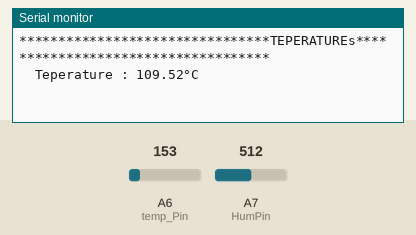
Simulated run of this sketch. Board: Arduino Mega 2560, built with avr-gcc and run on an emulated ATmega2560. Shown: the last lines printed to the serial monitor. Inputs (shaded band) come from the test bench; at power-on: A6 (temp_Pin) = 153, A7 (HumPin) = 512.

Above: at 1.2 s.
1.3 s: A6 (temp_Pin) set to 165
At 2.1 s:
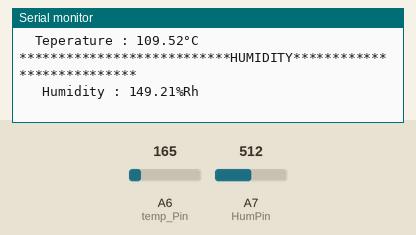
2.8 s: A7 (HumPin) set to 716
At 3.65 s:
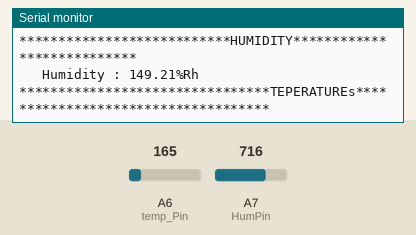
4.3 s: A6 (temp_Pin) set to 175
At 5.6 s:
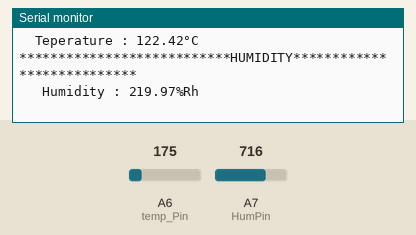
5.8 s: A7 (HumPin) set to 900
At 7.49 s:
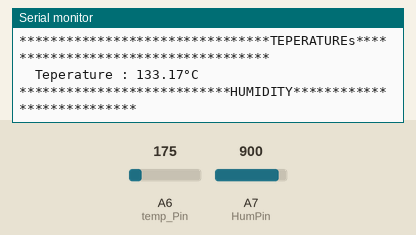
Timing chart, 0 to 8.3 s (numbered marks = the images above; inputs shaded):
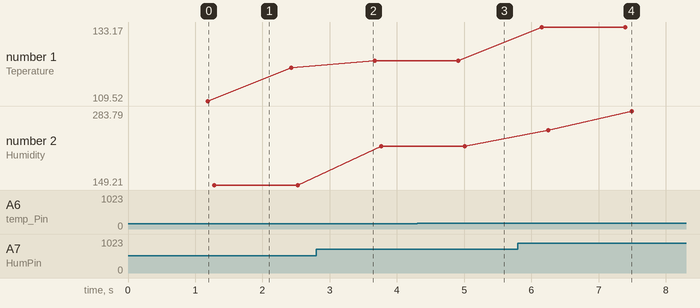

The sketch:

Scienteic_Temp_Humi_Sensor.ino
```cpp
const int temp_Pin=A6;
const int HumPin = A7;


void setup() {
Serial.begin(9600);
Serial3.begin(115200);


}

void loop() {
 float tempearture = temp();
 float humidity = Hum();


 Serial.println("********************************TEPERATUREs************************************ ") ;
 Serial.print("  Teperature : ") ;
 Serial.print(tempearture);
 Serial.println("°C");

 Serial.println("***************************HUMIDITY***************************") ;
 Serial.print("   Humidity : ") ;
 Serial.print(humidity);
 Serial.println("%Rh");
}

float temp ()
{
  float sumTemp = 0;
  for(int i=0;i<=10;i++)
  {
      int t = analogRead(temp_Pin);
      float Temp_Volage = (t * (5.0/1023));
      float temp = (((2.0*Temp_Volage) - 0.5)*100);
      sumTemp += temp;
      delay(50);
  }

  return (sumTemp/10);
}

float Hum ()
{
   float sumHum = 0;
  for(int i=0;i<=10;i++)
  {
      int h = analogRead(HumPin);
      float Hum_Volage =(h * (5.0/1023));
      float Humi = (((2.0*Hum_Volage / 5.0)-0.16)/0.0062);
      sumHum += Humi;
      delay(50);
  }

  return (sumHum/10);
}
```

Measured:
- after the input at 5.8 s, the serial monitor: prints a new line after 0.45 s (image 4)
- plotted number 1: 109.52 → 120.07 after the input at 1.3 s
- plotted number 2: 149.21 → 219.97 after the input at 2.8 s, 219.97 → 283.79 after the input at 5.8 s
